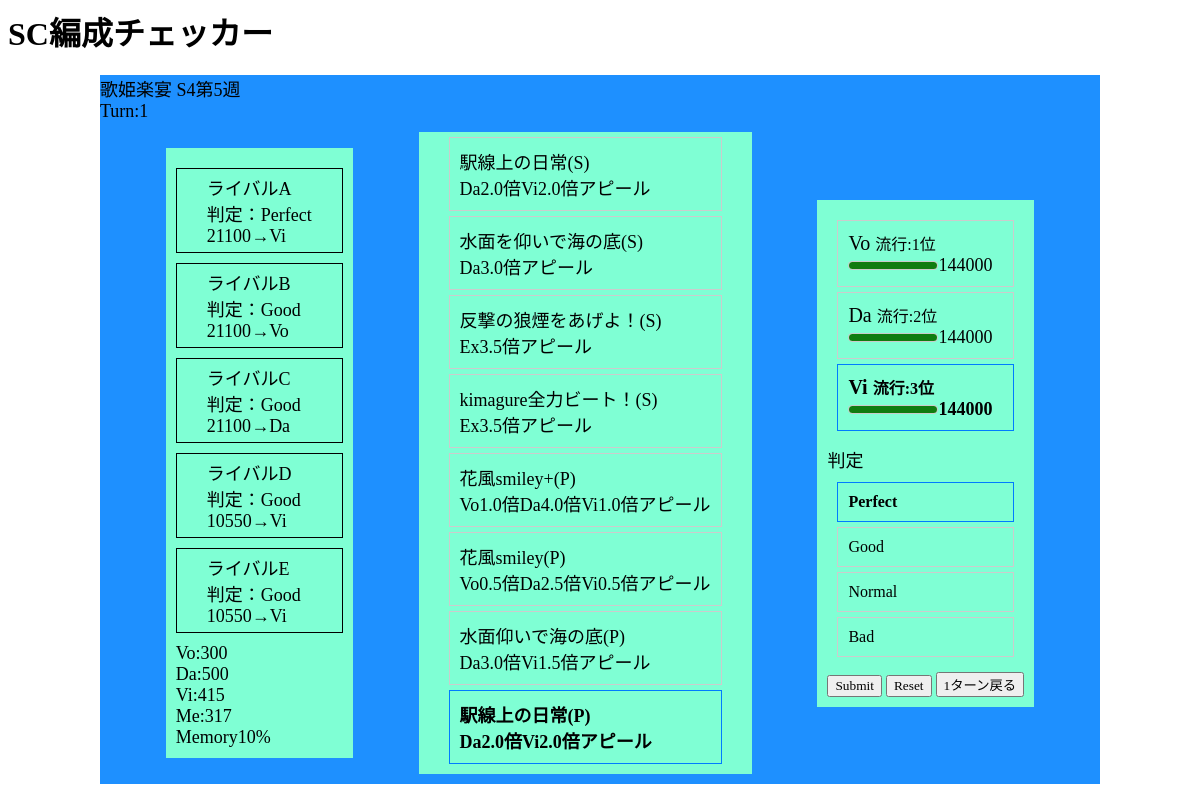
The app's page /audition with its own data.
### tables this page shows
CREATE TABLE "support" (
"index" INTEGER,
  "検索キー" TEXT,
  "アイドル名" TEXT,
  "カード名" TEXT,
  "凸数" TEXT,
  "Vo_status" TEXT,
  "Da_status" TEXT,
  "Vi_status" TEXT,
  "Vo_rate" TEXT,
  "Da_rate" TEXT,
  "Vi_rate" TEXT,
  "Ex_rate" TEXT,
  "Vo_buff" TEXT,
  "Da_buff" TEXT,
  "Vi_buff" TEXT,
  "Vo_buff_coT" TEXT,
  "Da_buff_coT" TEXT,
  "Vi_buff_coT" TEXT
);

### app.py (the view, shortened to what this page needs)
@app.route("/audition",methods=['GET','POST'])
def audition():
    if not any(session):
        audition_name = '"歌姫楽宴"'
        rival_list,judge_dict = Init.init_audition(audition_name)
        support_keys = ['"櫻木真乃駅線上の日常4凸"','"風野灯織水面を仰いで海の底4凸"','"小宮果穂反撃の狼煙をあげよ！4凸"','"園田智代子kimagure全力ビート！4凸"']
        support_list = []
        for key in support_keys:
            support_list.append(Init.set_support(key))
        trend = {'Vo':1,'Da':2,'Vi':3}
        pweapon_list = Init.set_pweapon()
        settings = Settings.settings(support_list,pweapon_list,audition_name[1:-1],29,trend,rival_list)
        settings.set_rival_mem_turn()
        situation=Situation.situation(judge_dict,{'Vo':300,'Da':500,'Vi':415,'Me':317,'memory_gage':0.1})
        session['settings'] = pickle.dumps(settings)
        session['situation'] = pickle.dumps(situation)
        session['history'] = []
        return render_template(
            "audition.html",rival_list=settings.rival_list,judge_dict=situation.judge_dict,settings=settings,situation=situation
            )

### transfer_class/P_weapon.py (called while the page is built)
    def get_appeal_str(self):
            l = ''
            for col in ['Vo','Da','Vi']:
                rate=self.info['weapon_rate'][col]
                if rate>0:
                    l += (col+str(rate)+'倍')
            l+='アピール'
            return l

### transfer_class/Rival.py (called while the page is built)
    def __str__(self):
        out = ""
        out += ("名前:" + self.info['name']+"\n")
        out += ("HP:" + str(self.info['HP'])+"\n")
        out += ("基礎攻撃力:" + str(self.info['baseATK'])+"\n")
        out += ("思い出火力:" + str(self.info['memATK'])+"\n")
        out += ("得意属性:" + self.info['color']+"\n")
        out += ("遷移タイプ:" + ('スピア' if self.info['choice_type'] == 's' else 'ループ')+"\n")
        out += ("遷移順:" + ",".join(map(str, self.info['choice_order']))+"\n")
        return out

    def get_critical_str(self):
        fix_dict = {'p':'Perfect','g':'Good','n':'Normal','b':'Bad','m':'Memory','':'未初期化'}
        return fix_dict[self.info['critical']]

    def set_aim(self,trend,turn,judge_alive_dict):
        trend_list = ['','','']
        for k,v in trend.items():
            trend_list[v-1]=k
        if self.info["choice_type"] == "s":
            for i in range(3):
                aim_trend = self.info['choice_order'][i]
                aim_color = trend_list[aim_trend-1]
                if judge_alive_dict[aim_color]:
                    self.info['aim'] = aim_color
                    print('aim:'+aim_color)
                    break
        if self.info["choice_type"] == "t":
            for i in range(3):
                aim_trend = self.info['choice_order'][(turn-1+i)%3]
                aim_color = trend_list[aim_trend-1]
                if judge_alive_dict[aim_color]:
                    self.info['aim'] = aim_color
                    print('aim:'+aim_color)
                    break

### transfer_class/Settings.py (called while the page is built)
    def set_rival_critical(self,turn):
        with open('datas/rival_move.json',mode="rt", encoding="utf-8") as f:
            rival_move = json.load(f)
        for rival in self.rival_list:
            table = rival_move[rival.info['name']]
            key = '{0}T'.format(turn)
            table = table[key]
            options = list(table.keys())
            weight = list(table.values())
            print(weight)
            critical = random.choices(options, weights = weight)[0]
            rival.info['critical'] = critical
            if rival.info['mem_turn'] == turn:
                rival.info['critical']='m'

### templates/audition.html (shortened to what this page needs)
<head>
    <link rel="stylesheet" href="static/audition.css">
</head>
{% extends "base.html" %}
{%block content%}
<div class='container'>
    <div class="audition_explain">
        {%set week = settings.week%}
        <p>{{settings.audition_name}} S{{(week/8)|int+1}}第{{settings.week%8}}週</p>
        <p>Turn:{{situation.turn}}</p>
    </div>
</div>
    <form action="/audition/turn" class="container" method='POST'>
    <div class='items'>
        {% for rival in rival_list%}
        <div class = 'rival'>
            <p>ライバル{{rival.info['name']}}</p>
            <p>判定：{{rival.get_critical_str()}}</p>
            {%if rival.info['aim']==rival.info['color']%}
            <p>{{rival.info['baseATK']*2}}→{{rival.info['aim']}}</p>
            {%else%}
            <p>{{rival.info['baseATK']}}→{{rival.info['aim']}}</p>
            {%endif%}
        </div>
        {%endfor%}
        <div class="status_box">
            <p>Vo:{{situation.Pstatus['Vo']}}</p>
            <p>Da:{{situation.Pstatus['Da']}}</p>
            <p>Vi:{{situation.Pstatus['Vi']}}</p>
            <p>Me:{{situation.Pstatus['Me']}}</p>
            <p>Memory{{(situation.Pstatus['memory_gage']*100)|int}}%</p>
        </div>
    </div>
    <div class='weapon'>
        {% for support in settings.support_list %}
        {%set support_info=support.info%}
            <label for={{support_info['key']}}>
                <p>{{support_info['card_name']}}({{support_info['card_type']}})</p>
                <p>{{support.get_appeal_str()}}</p>
            </label>
        {% endfor %}
        {%for pweapon in settings.pweapon_list%}
        {%set pro=pweapon.info%}
        <label for={{pro['card_name']}}>
            <p>{{pro['card_name']}}({{pro['card_type']}})</p>
            <p>{{pweapon.get_appeal_str()}}</p>
        </label>
        {%endfor%}
    </div>
    <div class='items'>
        <div class="choose_judge">
            {% for col,judge in judge_dict.items()%}
            <label for={{col}}>
                <span class="judge_name">{{col}} </span>
                <span class="trend">流行:{{settings.trend[col]}}位</span>
                <p><meter min="0" max={{judge.info['Max_HP']}} value={{judge.info['HP']}}></meter>{{judge.info['HP']}}</p>
            </label>
            {%endfor%}
        </div>
        <p class="">判定</p>
        <div class="choose_critical">
            <label for="Perfect">Perfect</label>
            <label for="Good">Good</label>
            <label for="Normal">Normal</label>
            <label for="Bad">Bad</label>
          </div>
          <input type="submit"></input>
          <input type='button' onclick="location.href='audition/reset'" value='Reset'></input>
          <input type='button' onclick="location.href='audition/back'" value='1ターン戻る'></input>
    </div>
    </form>
{%endblock%}

### templates/base.html (shortened to what this page needs)
<!DOCTYPE html>
<html lang="ja">
<head>
    <link rel="stylesheet" href="static/base.css">
</head>
<body>
    <h1>SC編成チェッカー</h1>
    {% block content %}
    {% endblock%}
</body>
</html>

### static/audition.css (style rules this page uses)
.container { display: flex; margin: auto; width: 1000px; background-color:dodgerblue; }
.items { margin:auto; justify-content: space-between; background-color:aquamarine; padding: 10px; }
.rival { border: 1px solid black; padding: 5px 30px; margin: 10px 0px; }
.rival>p { margin: 0; }
.judge_name { font-size: 20px; }
.choose_judge { display: flex; flex-direction: column; margin : 10px; }
.weapon { display: flex; background-color: aquamarine; flex-direction: column; padding: 5px 30px; margin: 10px 0px; }
.choose_critical { display: flex; flex-direction: column; margin : 10px; }
label { display: block; border: 1px solid #ccc; padding: 10px; margin-bottom: 5px; cursor: pointer; }
input[type="radio"]:checked + label { border-color: #007bff; font-weight: bold; }

### static/base.css (style rules this page uses)
* { font-family:fantasy; }
p { font-size: large; margin : 0; }

### records on screen
support: card_name "駅線上の日常"
support: card_name "水面を仰いで海の底"
support: card_name "反撃の狼煙をあげよ！"
support: card_name "kimagure全力ビート！"

### other values on screen
{{ settings.audition_name }} "歌姫楽宴"
{{ (week/8)|int+1 }} "4"
{{ settings.week%8 }} "5"
{{ situation.turn }} "1"
{{ rival.info['name'] }} "A" "B" "C" "D" "E"
{{ rival.get_critical_str() }} "Perfect" "Good" "Good" "Good" "Good"
{{ rival.info['baseATK']*2 }} "21100" "21100" "21100"
{{ rival.info['aim'] }} "Vi" "Vo" "Da"
{{ rival.info['baseATK'] }} "10550" "10550"
{{ rival.info['aim'] }} "Vi" "Vi"
{{ situation.Pstatus['Vo'] }} "300"
{{ situation.Pstatus['Da'] }} "500"
{{ situation.Pstatus['Vi'] }} "415"
{{ situation.Pstatus['Me'] }} "317"
{{ (situation.Pstatus['memory_gage']*100)|int }} "10"
